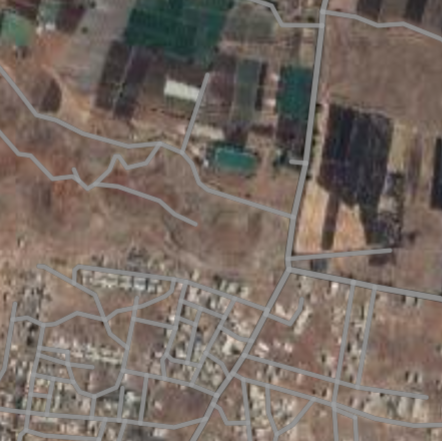
#> input picture real_test_img/cloud_test_3.png, 442 x 441 px
$ python visualize_extreme_contrast.py
#> lines starting #> are read from the running program, lines starting #| are printed output that depends on the picture
"""
visualize_extreme_contrast.py

Creates a visual comparison grid between the failure regions in cloud_test_3.png
and 6 of the lowest-contrast training images (contrast scores 4.0 - 4.01).
"""

import os
import cv2
import numpy as np
import matplotlib
matplotlib.use('Agg')
import matplotlib.pyplot as plt

PROJECT_ROOT = os.path.abspath(os.path.join(os.path.dirname(__file__), '..'))
IMG_PATH = os.path.join(PROJECT_ROOT, 'real_test_img', 'cloud_test_3.png')
TRAIN_DIR = os.path.join(PROJECT_ROOT, 'Dataset', 'deep', 'train')
OUTPUT_DIR = os.path.join(PROJECT_ROOT, 'outputs')

# Selected extreme low-contrast image IDs from the prior diagnostic
TRAIN_IDS = ['653446', '695052', '327075', '662044', '267645', '919589']

def overlay_mask(base_bgr, mask_gray, color=(0, 0, 255), alpha=0.5):
    # Overlay a red mask on the BGR image
    overlay = base_bgr.copy()
    m = mask_gray > 127
    overlay[m] = overlay[m] * (1 - alpha) + np.array(color) * alpha
    return overlay

def main():
    os.makedirs(OUTPUT_DIR, exist_ok=True)

    # 1. Load cloud_test_3.png crops
    img_bgr = cv2.imread(IMG_PATH, cv2.IMREAD_COLOR)
#> img_bgr is the input picture: shape (441, 442, 3); mean B, G, R 97.8, 105.9, 118
    h, w = img_bgr.shape[:2]
#> h = 441; w = 442
    ul_region = img_bgr[0:h//2, 0:w//2]         # Upper-Left (Dirt road)
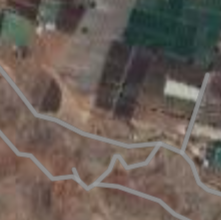
#> ul_region: shape (220, 221, 3); mean B, G, R 87.1, 94.7, 105.6
    ll_region = img_bgr[h//2:h, 0:w//2]         # Lower-Left (Street grid)
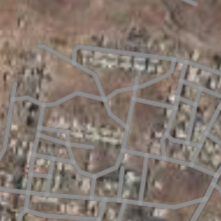
#> ll_region: shape (221, 221, 3); mean B, G, R 111.5, 120.3, 132.5

    # Convert BGR to RGB for matplotlib
    ul_rgb = cv2.cvtColor(ul_region, cv2.COLOR_BGR2RGB)
    ll_rgb = cv2.cvtColor(ll_region, cv2.COLOR_BGR2RGB)

    # 2. Setup matplotlib figure
    # 2 rows, 4 columns:
    # Row 1: UL Failure | Train 1 | Train 2 | Train 3
    # Row 2: LL Failure | Train 4 | Train 5 | Train 6
    fig, axes = plt.subplots(2, 4, figsize=(20, 10))
    fig.suptitle('Visual Comparison: cloud_test_3.png Failures vs. Extreme Low-Contrast Training Data (LAB 4.0)', fontsize=16)

    # Plot Failure Regions
    axes[0, 0].imshow(ul_rgb)
    axes[0, 0].set_title('FAILURE: Upper-Left (Dirt Road)', color='red', fontweight='bold')
    axes[0, 0].axis('off')

    axes[1, 0].imshow(ll_rgb)
    axes[1, 0].set_title('FAILURE: Lower-Left (Street Grid)', color='red', fontweight='bold')
    axes[1, 0].axis('off')

    # 3. Load and plot Training Images
    for i, t_id in enumerate(TRAIN_IDS):
        row = i // 3
        col = (i % 3) + 1

        t_img_path = os.path.join(TRAIN_DIR, f"{t_id}_sat.jpg")
        t_mask_path = os.path.join(TRAIN_DIR, f"{t_id}_mask.png")

        if os.path.exists(t_img_path) and os.path.exists(t_mask_path):
            t_img = cv2.imread(t_img_path)
            t_mask = cv2.imread(t_mask_path, cv2.IMREAD_GRAYSCALE)

            # Overlay mask so the user can see where the road actually is
            t_over = overlay_mask(t_img, t_mask, color=(0, 0, 255), alpha=0.5)
            t_rgb = cv2.cvtColor(t_over, cv2.COLOR_BGR2RGB)

            axes[row, col].imshow(t_rgb)
            axes[row, col].set_title(f'Train ID: {t_id}\n(Road shown in red)')
            axes[row, col].axis('off')
        else:
            axes[row, col].text(0.5, 0.5, f"Missing {t_id}", ha='center', va='center')
            axes[row, col].axis('off')

    plt.tight_layout(rect=[0, 0.03, 1, 0.95])
    out_path = os.path.join(OUTPUT_DIR, 'low_contrast_visual_check.png')
    plt.savefig(out_path, dpi=150, bbox_inches='tight')
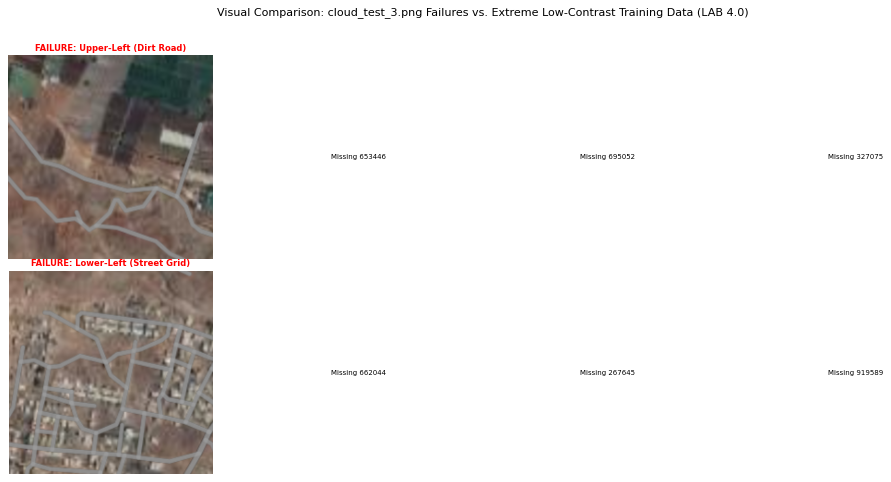
#> figure drawn by matplotlib, 2 panels
    plt.close()

    print(f"Visual comparison generated at: {out_path}")

if __name__ == '__main__':
    main()
